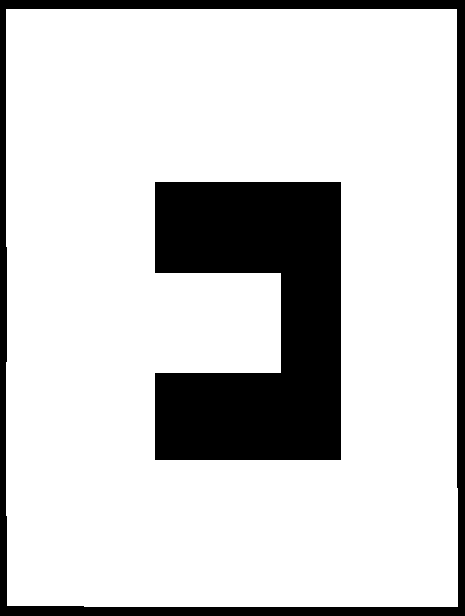
%> input picture Self Deployment/maps/image3.png, 465 x 616 px
$ octave --eval "result = genarea;"   (GNU Octave 9; MATLAB toolbox functions it lacks are replaced by stand-ins)
%> lines starting %> are read from the running program, lines starting %| are printed output that depends on the picture; in (x1, y1, x2, y2) boxes, pixels count from 0 and x2, y2 are one past the last pixel; in counts of white or black regions, pixels touching at a corner belong together; the program's own positions count from 1
function Obstacle_Area = genarea()
% Interest area value >0
% Obstacle area value =0

I_raw=imread('./maps/image3.png');              % map here
%> I_raw is the input picture: size 616x465x3 uint8; 80.4% white; 2 black regions, box (x1, y1, x2, y2) and area: (155, 182, 341, 460) 39108, (0, 0, 465, 616) 16906

I_raw=imresize(I_raw,[101,101]);    % resize
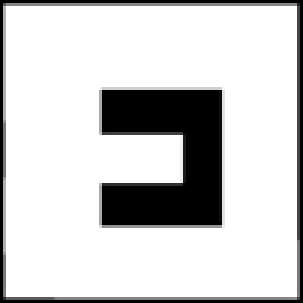
%> I_raw: size 101x101x3 uint8 (shown 3 times larger); min 0, max 255, mean 205.1

I_gray=rgb2gray(I_raw);
Obstacle_Area=im2double(I_gray);

Obstacle_Area(Obstacle_Area>0)=1;
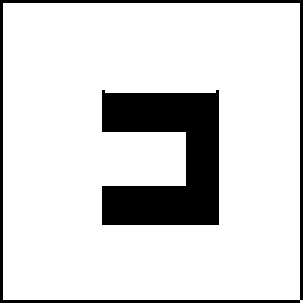
%> Obstacle_Area: size 101x101 double (shown 3 times larger); values 0 (black) and 1 (white), 84.2% white; 2 black regions, box (x1, y1, x2, y2) and area: (34, 30, 73, 75) 1214, (0, 0, 101, 101) 399

% [5 lines of commented-out code are left out]

$ run again, with Self Deployment/maps/sample.png copied over Self Deployment/maps/image3.png
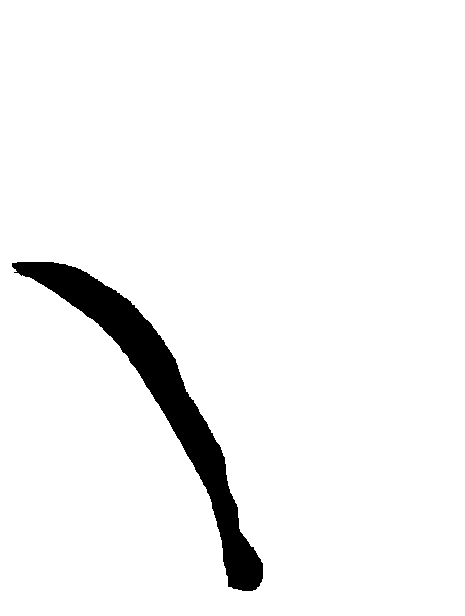
%> input picture Self Deployment/maps/sample.png, 465 x 616 px
%> in genarea, I_raw is the input picture: size 616x465x3 uint8; 95.4% white; 1 black region, box (x1, y1, x2, y2) and area: (12, 262, 263, 591) 13037
%> in genarea, `I_raw=imresize(I_raw,[101,101]);`:
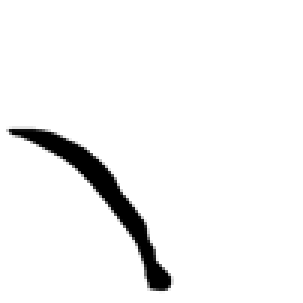
%> I_raw: size 101x101x3 uint8 (shown 3 times larger); min 0, max 255, mean 243.4
%> in genarea, `Obstacle_Area(Obstacle_Area>0)=1;`:
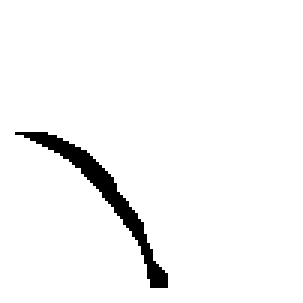
%> Obstacle_Area: size 101x101 double (shown 3 times larger); values 0 (black) and 1 (white), 96.5% white; 1 black region, box (x1, y1, x2, y2) and area: (5, 44, 56, 96) 359
